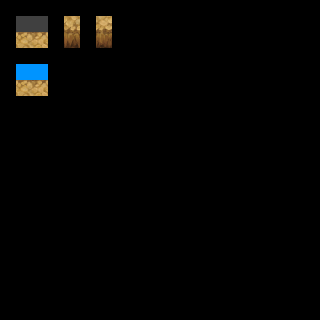

Rendered tile map (Tiled .tmx) drawn with the repository's tilesets; below, a short description and the full map source, tile grids included:
An orthogonal 20x20 tile map with 16x16 px tiles, 3 tile layers (regions, input_set, output_over5 trees), 2 tilesets.

<map version="1.0" orientation="orthogonal" renderorder="right-down" width="20" height="20" tilewidth="16" tileheight="16" nextobjectid="2">
 <properties>
  <property name="NoOverlappingRules" value="true" />
 </properties>
 <tileset firstgid="1" name="ruleset" tilewidth="16" tileheight="16" tilecount="60" columns="10">
  <image source="../tilesets/ruleset.png" width="160" height="96" />
 </tileset>
 <tileset firstgid="61" name="dungeon_a4" tilewidth="16" tileheight="16" tilecount="960" columns="32">
  <image source="../tilesets/dungeon_a4.png" width="512" height="480" />
 </tileset>
 <layer name="regions" width="20" height="20">
  <data encoding="csv">
0,0,0,0,0,0,0,0,0,0,0,0,0,0,0,0,0,0,0,0,
0,1,1,0,1,0,1,0,0,0,0,0,0,0,0,0,0,0,0,0,
0,1,1,0,1,0,1,0,0,0,0,0,0,0,0,0,0,0,0,0,
0,0,0,0,0,0,0,0,0,0,0,0,0,0,0,0,0,0,0,0,
0,1,1,0,0,0,0,0,0,0,0,0,0,0,0,0,0,0,0,0,
0,1,1,0,0,0,0,0,0,0,0,0,0,0,0,0,0,0,0,0,
0,0,0,0,0,0,0,0,0,0,0,0,0,0,0,0,0,0,0,0,
0,0,0,0,0,0,0,0,0,0,0,0,0,0,0,0,0,0,0,0,
0,0,0,0,0,0,0,0,0,0,0,0,0,0,0,0,0,0,0,0,
0,0,0,0,0,0,0,0,0,0,0,0,0,0,0,0,0,0,0,0,
0,0,0,0,0,0,0,0,0,0,0,0,0,0,0,0,0,0,0,0,
0,0,0,0,0,0,0,0,0,0,0,0,0,0,0,0,0,0,0,0,
0,0,0,0,0,0,0,0,0,0,0,0,0,0,0,0,0,0,0,0,
0,0,0,0,0,0,0,0,0,0,0,0,0,0,0,0,0,0,0,0,
0,0,0,0,0,0,0,0,0,0,0,0,0,0,0,0,0,0,0,0,
0,0,0,0,0,0,0,0,0,0,0,0,0,0,0,0,0,0,0,0,
0,0,0,0,0,0,0,0,0,0,0,0,0,0,0,0,0,0,0,0,
0,0,0,0,0,0,0,0,0,0,0,0,0,0,0,0,0,0,0,0,
0,0,0,0,0,0,0,0,0,0,0,0,0,0,0,0,0,0,0,0,
0,0,0,0,0,0,0,0,0,0,0,0,0,0,0,0,0,0,0,0
</data>
 </layer>
 <layer name="input_set" width="20" height="20">
  <data encoding="csv">
0,0,0,0,0,0,0,0,0,0,0,0,0,0,0,0,0,0,0,0,
0,4,4,0,12,0,12,0,0,0,0,0,0,0,0,0,0,0,0,0,
0,12,12,0,255,0,254,0,0,0,0,0,0,0,0,0,0,0,0,0,
0,0,0,0,0,0,0,0,0,0,0,0,0,0,0,0,0,0,0,0,
0,33,33,0,0,0,0,0,0,0,0,0,0,0,0,0,0,0,0,0,
0,12,12,0,0,0,0,0,0,0,0,0,0,0,0,0,0,0,0,0,
0,0,0,0,0,0,0,0,0,0,0,0,0,0,0,0,0,0,0,0,
0,0,0,0,0,0,0,0,0,0,0,0,0,0,0,0,0,0,0,0,
0,0,0,0,0,0,0,0,0,0,0,0,0,0,0,0,0,0,0,0,
0,0,0,0,0,0,0,0,0,0,0,0,0,0,0,0,0,0,0,0,
0,0,0,0,0,0,0,0,0,0,0,0,0,0,0,0,0,0,0,0,
0,0,0,0,0,0,0,0,0,0,0,0,0,0,0,0,0,0,0,0,
0,0,0,0,0,0,0,0,0,0,0,0,0,0,0,0,0,0,0,0,
0,0,0,0,0,0,0,0,0,0,0,0,0,0,0,0,0,0,0,0,
0,0,0,0,0,0,0,0,0,0,0,0,0,0,0,0,0,0,0,0,
0,0,0,0,0,0,0,0,0,0,0,0,0,0,0,0,0,0,0,0,
0,0,0,0,0,0,0,0,0,0,0,0,0,0,0,0,0,0,0,0,
0,0,0,0,0,0,0,0,0,0,0,0,0,0,0,0,0,0,0,0,
0,0,0,0,0,0,0,0,0,0,0,0,0,0,0,0,0,0,0,0,
0,0,0,0,0,0,0,0,0,0,0,0,0,0,0,0,0,0,0,0
</data>
 </layer>
 <layer name="output_over5 trees" width="20" height="20">
  <data encoding="csv">
0,0,0,0,0,0,0,0,0,0,0,0,0,0,0,0,0,0,0,0,
0,0,0,0,223,0,222,0,0,0,0,0,0,0,0,0,0,0,0,0,
0,127,126,0,0,0,0,0,0,0,0,0,0,0,0,0,0,0,0,0,
0,0,0,0,0,0,0,0,0,0,0,0,0,0,0,0,0,0,0,0,
0,0,0,0,0,0,0,0,0,0,0,0,0,0,0,0,0,0,0,0,
0,127,126,0,0,0,0,0,0,0,0,0,0,0,0,0,0,0,0,0,
0,0,0,0,0,0,0,0,0,0,0,0,0,0,0,0,0,0,0,0,
0,0,0,0,0,0,0,0,0,0,0,0,0,0,0,0,0,0,0,0,
0,0,0,0,0,0,0,0,0,0,0,0,0,0,0,0,0,0,0,0,
0,0,0,0,0,0,0,0,0,0,0,0,0,0,0,0,0,0,0,0,
0,0,0,0,0,0,0,0,0,0,0,0,0,0,0,0,0,0,0,0,
0,0,0,0,0,0,0,0,0,0,0,0,0,0,0,0,0,0,0,0,
0,0,0,0,0,0,0,0,0,0,0,0,0,0,0,0,0,0,0,0,
0,0,0,0,0,0,0,0,0,0,0,0,0,0,0,0,0,0,0,0,
0,0,0,0,0,0,0,0,0,0,0,0,0,0,0,0,0,0,0,0,
0,0,0,0,0,0,0,0,0,0,0,0,0,0,0,0,0,0,0,0,
0,0,0,0,0,0,0,0,0,0,0,0,0,0,0,0,0,0,0,0,
0,0,0,0,0,0,0,0,0,0,0,0,0,0,0,0,0,0,0,0,
0,0,0,0,0,0,0,0,0,0,0,0,0,0,0,0,0,0,0,0,
0,0,0,0,0,0,0,0,0,0,0,0,0,0,0,0,0,0,0,0
</data>
 </layer>
</map>
